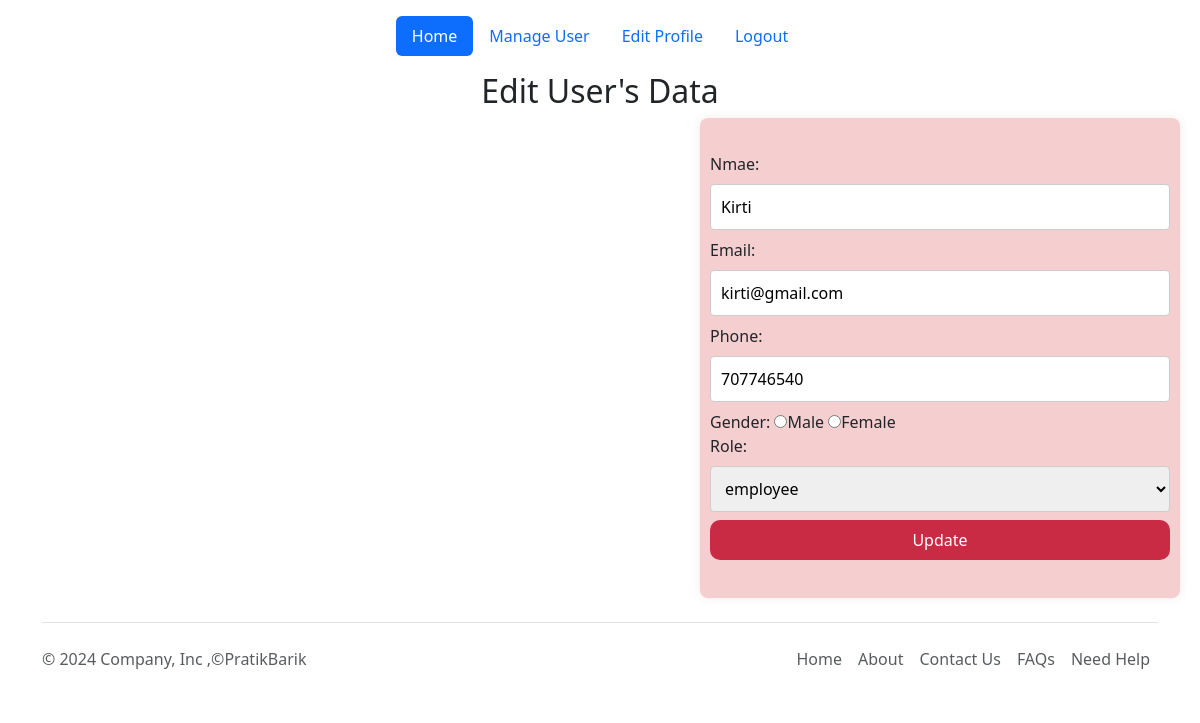
/editUser/22/, run on the app's committed database.
### myapp/models.py (models this page shows)
class UserMaster(models.Model):
    UserId=models.AutoField(primary_key=True)
    Name=models.CharField(max_length=100)
    Email=models.EmailField(max_length=100)
    Phone=models.BigIntegerField()
    Password=models.CharField(max_length=100)
    Gender=models.CharField(max_length=10)
    Role=models.CharField(max_length=20)
    Status=models.CharField(max_length=20,default='active')

### myapp/views.py (the view, shortened to what this page needs)
# urls.py: path('editUser/<int:UserId>/',views.editUser),
def editUser(request,UserId):
    obj=UserMaster.objects.get(pk=int(UserId))
    return render(request,'editUser.html',{'Name':obj.Name,'Email':obj.Email,'Phone':obj.Phone,'UserId':obj.UserId,'Gender':obj.Gender,'Role':obj.Role})

### myapp/templates/editUser.html (shortened to what this page needs)
{% extends 'admin_layout/default.html' %}
{% block 'content' %}
<h2 style="text-align: center;">Edit User's Data</h2>
<form method="post">
    <br>
    Nmae: <input type="text" name="name" value="{{Name}}">
    <br>
    Email: <input type="text" name="email" value="{{Email}}">
    <br>
    Phone: <input type="text" name="phone" value="{{Phone}}">
    <br>
    Gender: <input type="radio" name="gender" value="male">Male
            <input type="radio" name="gender" value="female">Female
    <br>
    Role:
    <select name="role">
        <option hidden>{{Role}}</option>
    </select>
    <br>
    <input type="submit" name="btn" value="Update" class="btn btn-primary w-100 py-2">
</form>
{% endblock %}

### myapp/templates/editUser.html (style rules this page uses)
form { background-color: rgb(245, 207, 207); padding: 10px; border-radius: 8px; box-shadow: 0px 0px 10px rgba(148, 43, 43, 0.1); width: 480px; height: 480px; margin-left: 700px; }
input[type="text"], select, textarea { width: 100%; padding: 10px; margin: 8px 0; display: inline-block; border: 1px solid #ccc; border-radius: 4px; box-sizing: border-box; }
input[type="submit"] { background-color: #c92a44; color: white; border: none; cursor: pointer; }
input[type="submit"] { border-radius: 10px; }

### data on the page
UserMaster: name "Kirti", email "kirti@gmail.com", role "employee"
